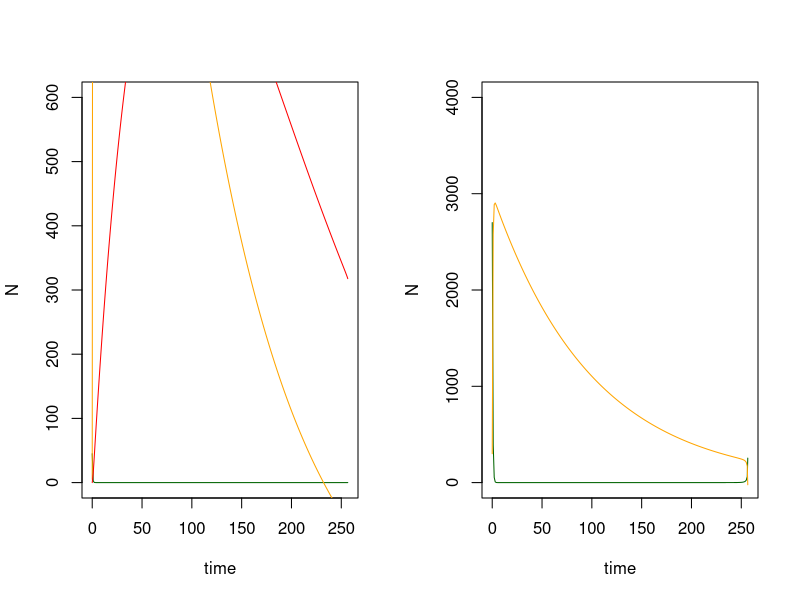

The R script that drew this image:
library(deSolve)
v1h1sir <- function(times, inits, params){

 Sh <- inits[1] #suspectibe host
 Ih <- inits[2] #infected host
 Rh <- inits[3] #recovered host
 Sv <- inits[4] #susceptible vector
 Iv <- inits[5] #infected vector

 Nh <- Sh + Ih + Rh #total host popn
 Hv <- Sv + Iv #total vector popn



 with(as.list(c(params)), {

   dSh <- bh - f / Nh * Thv * Iv * Sh - muh * Sh 
   dIh <- f / Nh * Thv * Iv * Sh - muh - gammah * Ih
   dRh <- gammah * Ih - muh * Rh
   dSv <- bv - f / Nh * Tvh * Sv * Ih - muv * Sv
   dIh <- f / Nh * Tvh * Sv * Ih - muv * Iv

   return(list(c(dSh, dIh, dRh, dSv, dIh)))
 })

}

inits <- c(45,5,0,2700,300)
params <- c(bh = 0.01, muh = 0.01, bv = 0.01, muv = 0.01, f = 4, gammah = 0.01, Thv = 0.5, Tvh = 0.5)
# b = birth rate, mu = death rate, f = vector bite rate, gamma = recovery rate
# Thv = Pr(v -> h transmittion upon biting), Tvh = Pr(h -> v transmittion upon biting)
times <- seq(0,1000,1)

out <- as.data.frame(ode(inits, times, v1h1sir, params ))
head(out)
tail(out)

par(mfrow=c(1,2))
plot(out$`1` ~out$time, type='l', col='dark green', 
    xlab= 'time', ylab='N', ylim = c(0,600))
lines(out$`2`~out$time, col='orange')
lines(out$`3`~out$time, col='red')

plot(out$`4`~out$time, type = 'l', col= 'dark green',
    xlab= 'time', ylab='N', ylim = c(0,4000))
lines(out$`5`~out$time, col= 'orange')
